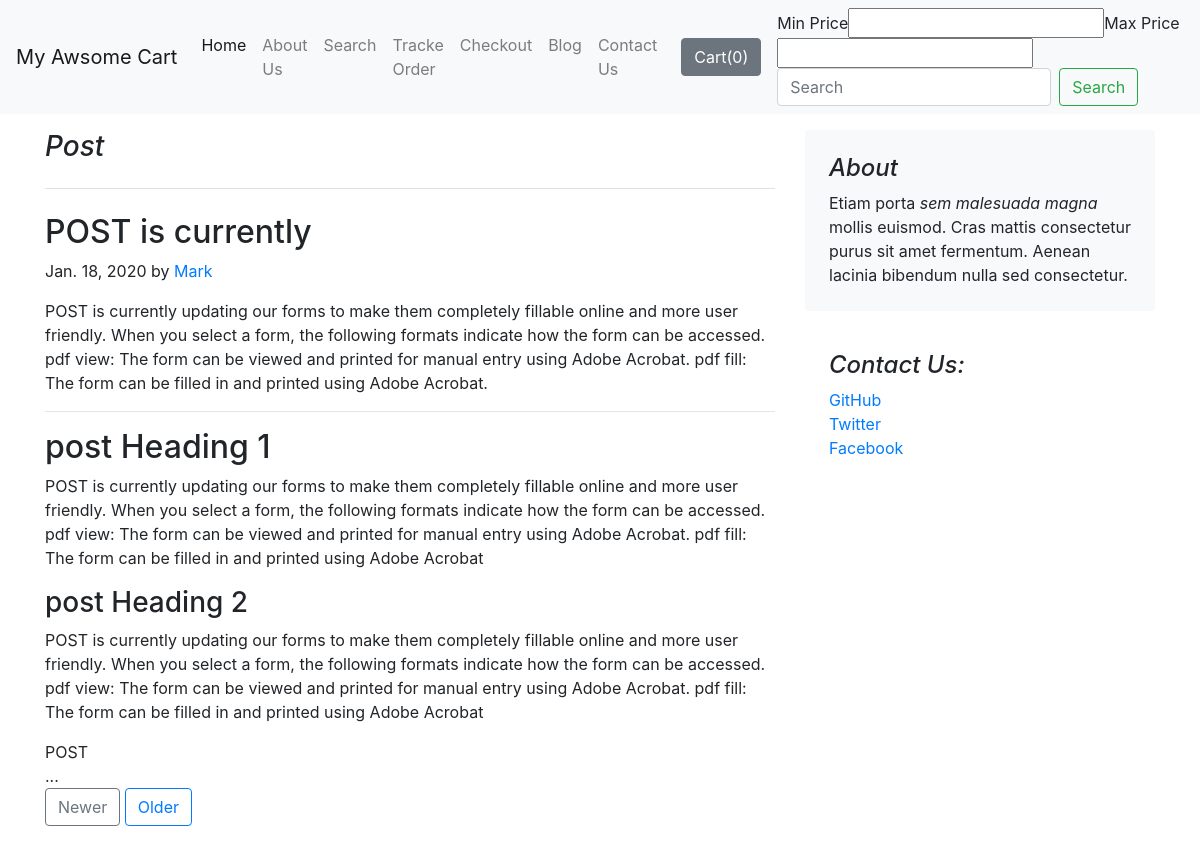
Screenshot of /blog/blogpost/2?page=2 with the database file from the repository.
### blog/models.py (models this page shows, shortened)
class Blog(models.Model):
	post_id = models.AutoField(primary_key=True)
	title = models.CharField(max_length=200,default="")
	head0 = models.CharField(max_length=200,default="")
	cnthead0 = RichTextField()
	head1 = models.CharField(max_length=200,default="")
	cnthead1 = RichTextUploadingField()
	head2 = models.CharField(max_length=200,default="")
	cnthead2 = RichTextUploadingField(config_name='special')
	pub_date = models.DateField()
	thumbnail = models.ImageField(upload_to='blog/images',default='')

### blog/views.py (the view)
# urls.py: path('blogpost/<int:id>',views.blogpost,name='blogPost')
def blogpost(request,id):
	post = Blog.objects.filter(post_id=id)[0]
	allpost = Blog.objects.reverse()
	paginator = Paginator(allpost,1)
	page_number = request.GET.get('page')
	page_obj = paginator.get_page(page_number)
	print(page_obj)
	params  = {'post':post,'page_obj':page_obj}
	return render(request,'blog/blogpost.html',params)

### blog/templates/blog/blogpost.html (shortened to what this page needs)
{% extends "shop/base.html" %}
{% block body %}
<main role="main" class="container my-3">
  <div class="row">
    <div class="col-md-8 blog-main">
      <h3 class="pb-4 mb-4 font-italic border-bottom">
        {{post.title}}
      </h3>
      <div class="blog-post">
        <h2 class="blog-post-title">{{post.head0}}</h2>
        <p class="blog-post-meta">{{post.pub_date}} by <a href="#">Mark</a></p>
        <p>{{post.cnthead0|safe|escape}}</p>
        <hr>
        <h2>{{post.head1}}</h2>
        <p>{{post.cnthead1|safe|escape}}</p>
        <h3>{{post.head2}}</h3>
        <p>{{post.cnthead2|safe|escape}}</p>
      </div>
      {% for contact in page_obj %}
    {{ contact.title|upper }}<br>...
      <nav class="blog-pagination">
      	{% if not page_obj.has_previous %}
      		<a class="btn btn-outline-secondary disabled" href="#" tabindex="-1" aria-disabled="true">Newer</a>
      	{% else %}
      		<a class="btn btn-outline-secondary" href="{{page_obj.previous_page_number}}?page={{page_obj.previous_page_number}}" tabindex="-1" aria-disabled="true">Newer</a>
      	{% endif %}
      	{% if not page_obj.has_next %}
      		<a class="btn btn-outline-primary" href="#">Older</a>
      	{% else %}
      		<a class="btn btn-outline-primary" href="{{page_obj.next_page_number}}?page={{page_obj.next_page_number}}">Older</a>
      	{% endif %}
      </nav>
{% endfor %}
    </div>
    <aside class="col-md-4 blog-sidebar">
      <div class="p-4 mb-3 bg-light rounded">
        <h4 class="font-italic">About</h4>
        <p class="mb-0">Etiam porta <em>sem malesuada magna</em> mollis euismod. Cras mattis consectetur purus sit amet fermentum. Aenean lacinia bibendum nulla sed consectetur.</p>
      </div>
      <div class="p-4">
        <h4 class="font-italic">Contact Us:</h4>
        <ol class="list-unstyled">
          <li><a href="#">GitHub</a></li>
          <li><a href="#">Twitter</a></li>
          <li><a href="#">Facebook</a></li>
        </ol>
      </div>
    </aside>
  </div>
</main>
{% endblock body %}

### rows the page displays
Blog: title "Post", head0 "POST is currently", pub_date "Jan. 18, 2020", cnthead0 "POST is currently updating our forms to make them completely fillable online and more user friendly. When you select a form, the following formats indicate how the form can be accessed. pdf view: The form can be viewed and printed for manual entry using Adobe Acrobat. pdf fill: The form can be filled in and printed using Adobe Acrobat.", head1 "post Heading 1", cnthead1 "POST is currently updating our forms to make them completely fillable online and more user friendly. When you select a form, the following formats indicate how the form can be accessed. pdf view: The form can be viewed and printed for manual entry using Adobe Acrobat. pdf fill: The form can be filled in and printed using Adobe Acrobat", head2 "post Heading 2", cnthead2 "POST is currently updating our forms to make them completely fillable online and more user friendly. When you select a form, the following formats indicate how the form can be accessed. pdf view: The form can be viewed and printed for manual entry using Adobe Acrobat. pdf fill: The form can be filled in and printed using Adobe Acrobat", title "POST"
